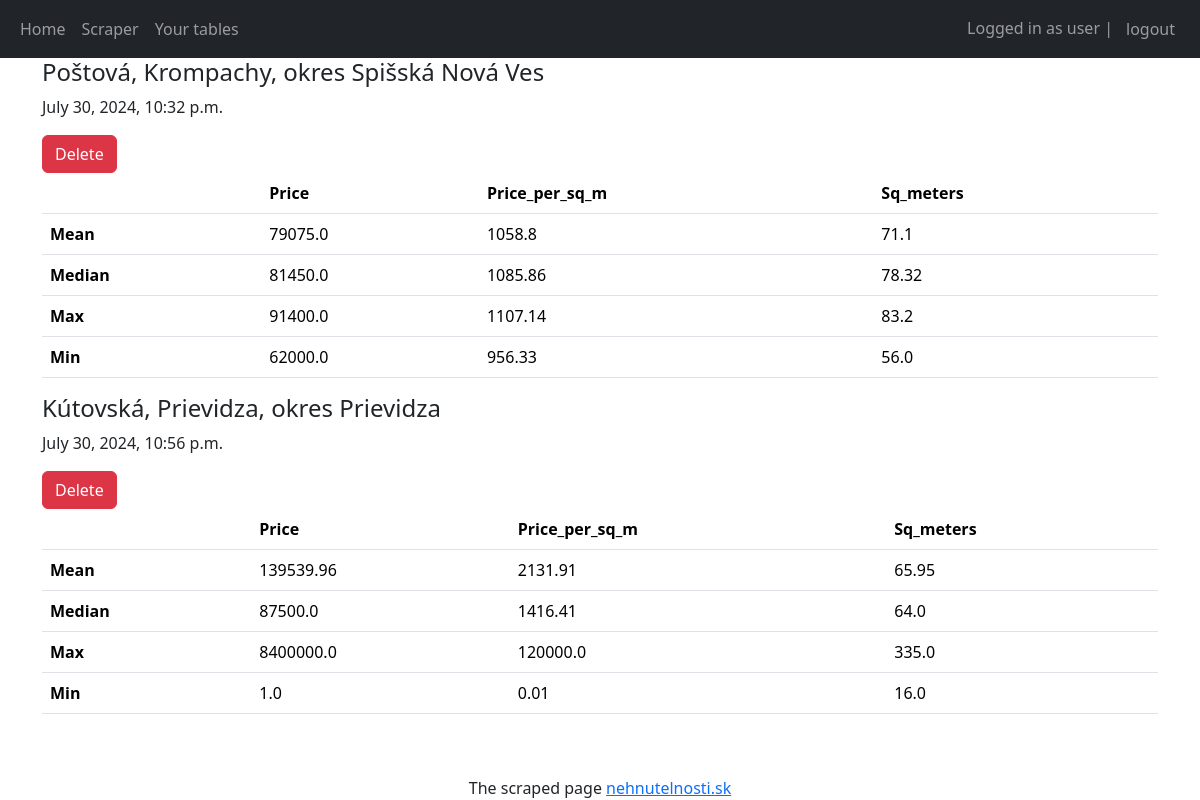
Page /tables (signed in) on the earlier database version.
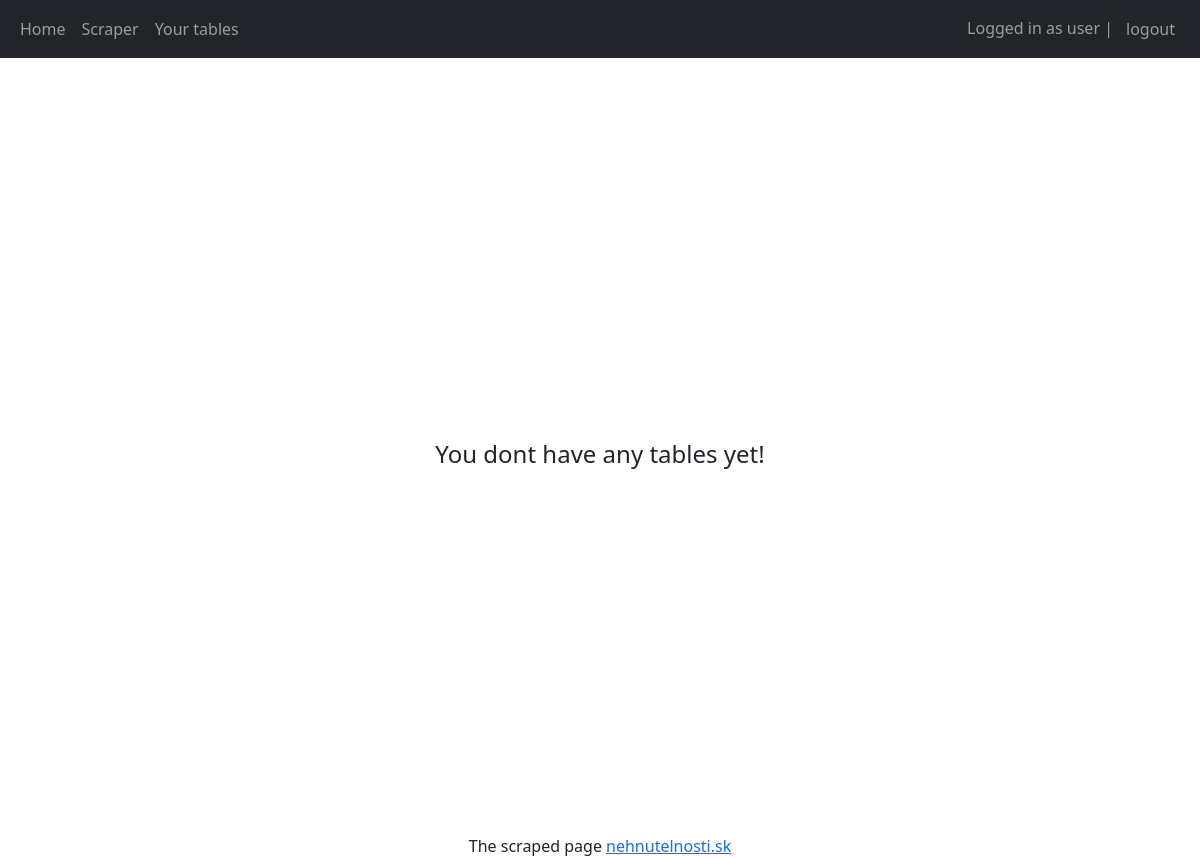
Same page on the later database version.
### scraper_integration/models.py (models this page shows)
class AnalysedData(models.Model):
    table = models.ForeignKey(TableInfo, on_delete=models.CASCADE)
    avg_price = models.FloatField(null=True)
    avg_price_per_sqm = models.FloatField(null=True)
    avg_sq_meter = models.FloatField(null=True)
    min_price = models.FloatField(null=True)
    min_price_per_sqm = models.FloatField(null=True)
    min_sq_meter = models.FloatField(null=True)
    max_price = models.FloatField(null=True)
    max_price_per_sqm = models.FloatField(null=True)
    max_sq_meter = models.FloatField(null=True)
    median_price = models.FloatField(null=True)
    median_price_per_sqm = models.FloatField(null=True)
    median_sq_meter = models.FloatField(null=True)

class TableInfo(models.Model):
    owner = models.ForeignKey(User, on_delete=models.CASCADE)
    name = models.CharField(max_length=100)
    creation_date = models.DateTimeField(auto_now_add=True)

### scraper_integration/views.py (the view)
# urls.py: path('tables', views.view_tables, name='view_tables'),
@login_required(login_url='login')
def view_tables(request):
    if request.method == "POST":
        table_id = request.POST.get('table-id')
        if table_id:
            table = TableInfo.objects.get(id=table_id)
            table.delete()
    user = request.user
    table_info = TableInfo.objects.filter(owner=user)
    analysed_table = AnalysedData.objects.filter(table__in=table_info)
    return render(request, 'scraper_integration/tables.html', {'analysed_table': analysed_table})

### scraper_integration/templates/scraper_integration/tables.html (shortened to what this page needs)
{% extends 'scraper_integration/base.html' %}
{% block content %}
{% if analysed_table %}
    {% for table in analysed_table %}
    <h4>{{table.table.name}}</h4>
    <p>{{table.table.creation_date}}</p>
    <form method="post">
        <button class="btn btn-danger" name="table-id" value="{{table.table.id}}">Delete</button>
    </form>
    <table class="table">
        <thead class = "thead-dark">
            <tr>
                <th><th>Price</th>
                <th>Price_per_sq_m</th>
                <th>Sq_meters</th>
            </tr>
        </thead>
        <tbody>
            <tr>
                <th class="col">Mean</th>
                <td>{{table.avg_price}}</td>
                <td>{{table.avg_price_per_sqm}}</td>
                <td>{{table.avg_sq_meter}}</td>
            </tr>
            <tr>
                <th class="col">Median</th>
                <td>{{table.median_price}}</td>
                <td>{{table.median_price_per_sqm}}</td>
                <td>{{table.median_sq_meter}}</td>
            </tr>
            <tr>
                <th class="col">Max</th>
                <td>{{table.max_price}}</td>
                <td>{{table.max_price_per_sqm}}</td>
                <td>{{table.max_sq_meter}}</td>
            </tr>
            <tr>
                <th class="col">Min</th>
                <td>{{table.min_price}}</td>
                <td>{{table.min_price_per_sqm}}</td>
                <td>{{table.min_sq_meter}}</td>
            </tr>
        </tbody>
    </table>
    {% endfor %}
{% else %}
<div class="d-flex justify-content-center align-items-center" style="height: 100vh;">
    <h4 class="text-center align-middle">You dont have any tables yet!</h4>
</div>
{% endif %}
{% endblock %}

Differences in the rows shown:
removed AnalysedData: table.name "Poštová, Krompachy, okres Spišská Nová Ves", table.creation_date "July 30, 2024, 10:32 p.m.", avg_price "79075.0", avg_price_per_sqm "1058.8", avg_sq_meter "71.1", median_price "81450.0", median_price_per_sqm "1085.86", median_sq_meter "78.32", max_price "91400.0", max_price_per_sqm "1107.14", max_sq_meter "83.2", min_price "62000.0", min_price_per_sqm "956.33", min_sq_meter "56.0"
removed AnalysedData: table.name "Kútovská, Prievidza, okres Prievidza", table.creation_date "July 30, 2024, 10:56 p.m.", avg_price "139539.96", avg_price_per_sqm "2131.91", avg_sq_meter "65.95", median_price "87500.0", median_price_per_sqm "1416.41", median_sq_meter "64.0", max_price "8400000.0", max_price_per_sqm "120000.0", max_sq_meter "335.0", min_price "1.0", min_price_per_sqm "0.01", min_sq_meter "16.0"
Other differences:
text now shown: "You dont have any tables yet!"
